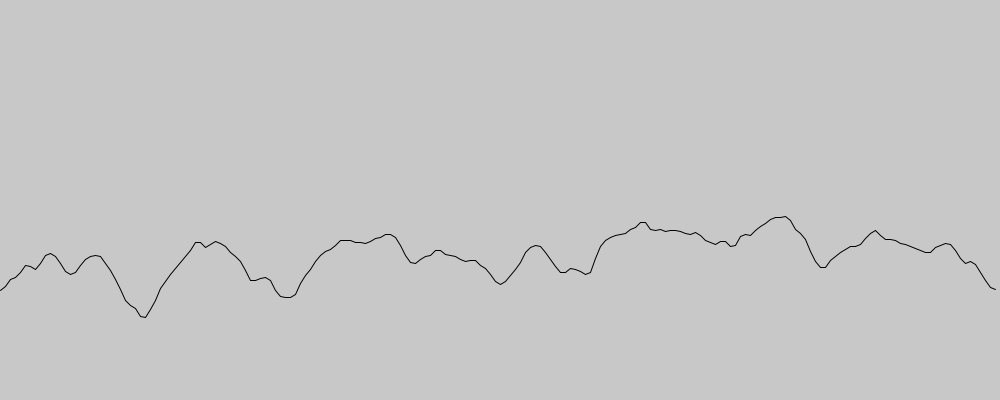
Frame 1 (no input)
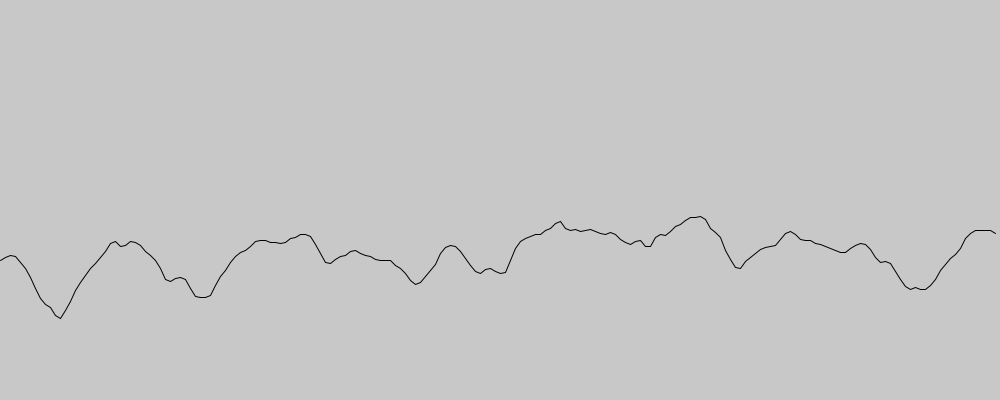
Frame 60 (the mouse pressed at the canvas centre just before this capture)
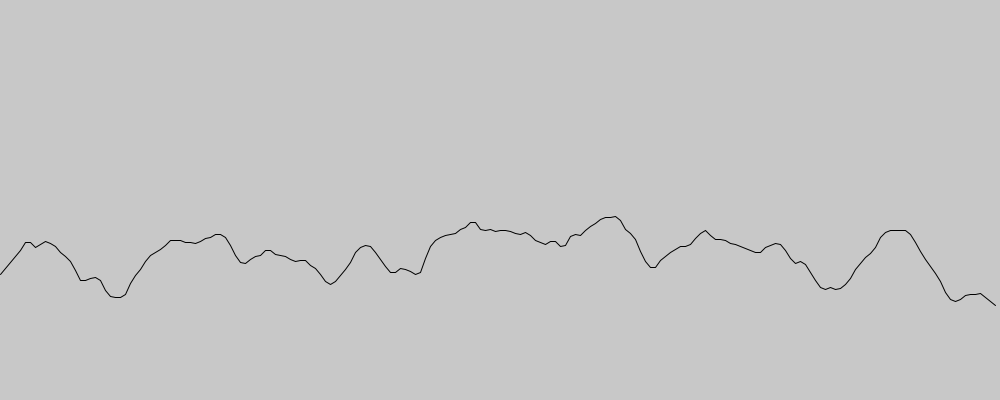
Frame 120 (the mouse held since frame 60 and released just before this capture)

The Processing sketch that drew these frames (run headless with seeded random() and noise(); from frame 60 on, the mouse is pressed at the canvas centre):

// Processing sketch: noise_wave
// ── noise_wave.pde

float angle = 0.0;
float offset = 0.07;
float pX = 0;
float pY = 0;

void setup() {
  size(1000, 400);
  fill(200);
}


void draw() {
  background(200);
  float theta = angle;
  beginShape();
  for(int x = 0; x < width; x += 5) {
     float y = map(noise(theta), -1, 1, 50, height - 50);
     vertex(x, y);
     theta += offset;
  }
  endShape();
  angle += 0.02;
}
